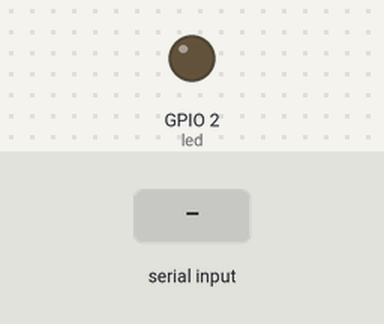
Bench run of a program on a simulated ESP32 board running MicroPython. On the bench: output pins drawn as LEDs (lit = HIGH). Dashed ring = blinking. Inputs (shaded band) come from the test bench. Random numbers come from a fixed seed; what the program prints to the serial console is not drawn.

Above: at 1.2 s.
1.3 s: "start" typed at the serial console, then Enter
At 2.4 s:
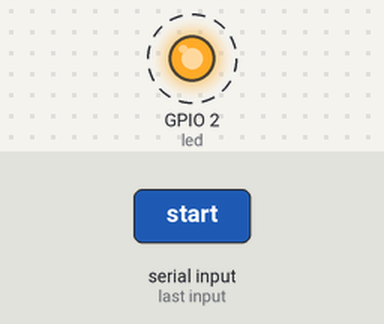
4.3 s: "." typed at the serial console, then Enter
Timing chart, 0 to 7.3 s (numbered marks = the images above; inputs shaded):
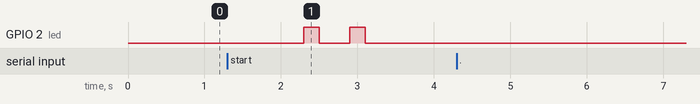

Measured:
- after the input at 1.3 s, GPIO 2 (led): alternates HIGH for 0.20 s and LOW for 0.40 s, 4 changes in all, then stays LOW, starting after 1.0 s
- after the input at 4.3 s, every drawn part: stays the same

The program:

11_mini_4.py
```python
from machine import Pin
from time import sleep
import urandom

led = Pin(2, Pin.OUT)

# Morse timing (kan justeres)
DOT = 0.2
DASH = DOT * 3
GAP = DOT

morse_chars = ['.', '-']

# Blink LED som dot eller dash
def blink(symbol):
    led.on()
    sleep(DOT if symbol == '.' else DASH)
    led.off()
    sleep(GAP)

# Lav tilfældigt morsemønster
def generate_morse(length):
    return ''.join(urandom.choice(morse_chars) for _ in range(length))

# Afspil morsekode med LED
def play_morse(code):
    for symbol in code:
        blink(symbol)
        sleep(GAP)

# Start spillet
def start_game():
    print("Starter morse-spil!")
    score = 0
    level = 1

    while True:
        print(f"\nLevel {level} – mønster vises:")
        code = generate_morse(level + 1)
        sleep(1)
        play_morse(code)
        sleep(0.5)

        guess = input("Indtast mønster (brug . for kort og - for lang): ").strip()
        if guess == code:
            score += 1
            level += 1
            print("✔️ Korrekt! Point:", score)
        else:
            print("❌ Forkert! Det rigtige var:", code)
            print("Slutscore:", score)
            break

# Venter på 'start' kommando
while True:
    cmd = input("Skriv 'start' for at begynde: ").strip().lower()
    if cmd == 'start':
        start_game()
```
